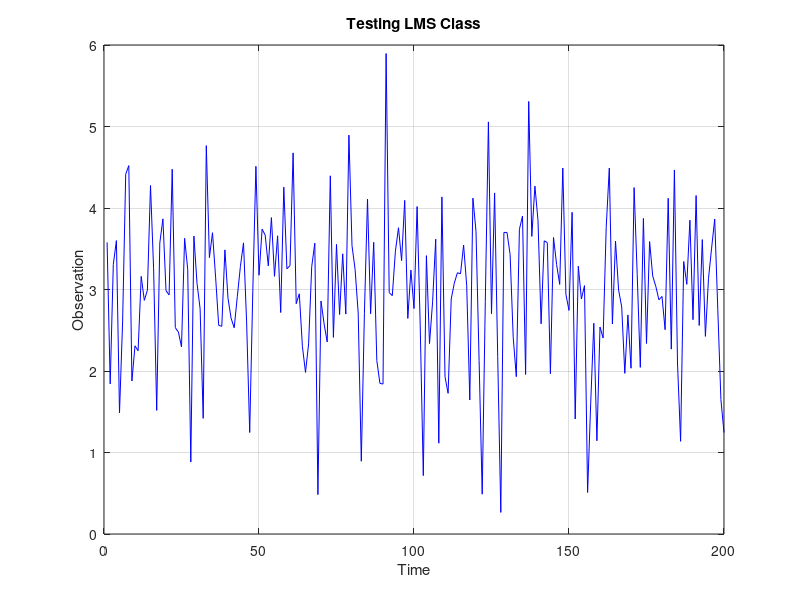

Write MATLAB code to recreate this figure. (Note: this script raises an error after producing the figure.)
% Initial test Multi-Agent System
addpath("./Technique/")
addpath("./Agent/")

%% Simple stationary simulation
x = [1 1 1]';
x_dim = 3;
u = [1 1 1];
N = 200;
n = 1:N;
Na = 6;
noise = randn(Na,N);

d = u*x + noise;
y_dim = 1;

%% Figures
figure(1)
plot(n,d(1,:),'b')
xlabel('Time')
ylabel('Observation')
title('Testing LMS Class')
hold on
grid on

%% Choose an Agent vector and Run sim
%{ OBS: (Previsão de acordo com a teoria)
% 1º o pior resultado em termos de erro quadrático
% 2º o melhor resultado em termos de erro quadrático
% 3º o segundo melhor resultado
% 4º igual ao terceiro
%}
% agent_vec = Agent_vector();
% agent_vec = Agent_vector('n_agents', 6);
% a_vec = repmat(Agent(), [1, 6]);
% for a = 1:6
%     a_vec(a) = Agent();
% end
% agent_vec = Agent_vector('agents_vec', a_vec, 'coop_type', Cooperation_type.consensus_constrain, 'B_matrix', [1 1 1 0 0 0;...
%                                                                                                               1 1 0 0 0 0;...
%                                                                                                               1 0 1 1 0 0;...
%                                                                                                               0 0 1 1 1 1;...
%                                                                                                               0 0 0 1 1 0;...
%                                                                                                               0 0 0 1 0 1;]);
agent_vec = Agent_vector('n_agents', 6, 'coop_type', Cooperation_type.single_task, 'B_matrix', [1 1 1 0 0 0;...
                                                                                                1 1 0 0 0 0;...
                                                                                                1 0 1 1 0 0;...
                                                                                                0 0 1 1 1 1;...
                                                                                                0 0 0 1 1 0;...
                                                                                                0 0 0 1 0 1;]);
Na = agent_vec.n_agents;
H_hat_history = zeros(y_dim, x_dim, Na, N);
y_hat_history = zeros(y_dim, Na, N);
obs = d';
for n = 1:N
    agent_vec.update(obs(n,:),x);
    for a = 1:Na
        H_hat_history(:,:,a,n) = agent_vec.agents_vec(a).get_H_hat();
        y_hat_history(:,a,n) = agent_vec.agents_vec(a).get_y_hat();
    end
end

%% Plots
n = 1:N;
plot(n, reshape(y_hat_history(:,1,:), [1, N]), 'r--');
plot(n, reshape(y_hat_history(:,2,:), [1, N]), 'g--');
plot(n, reshape(y_hat_history(:,3,:), [1, N]), 'k--');
legend('obs', 'a1', 'a2', 'a3')
hold off

%% The error
e1 = abs(reshape(y_hat_history(:,1,:), [1, N]) - u*x);
e2 = zeros(1,N);
for i = 1:N
    e2(i) = norm(H_hat_history(:,:,1,i) - u);
end
figure(2)
plot(n,e1,'b')
hold on
plot(n,e2,'r')
title('Test: Error.')
ylabel('e[n]')
xlabel('n')
legend('y', 'H')
grid on
hold off
